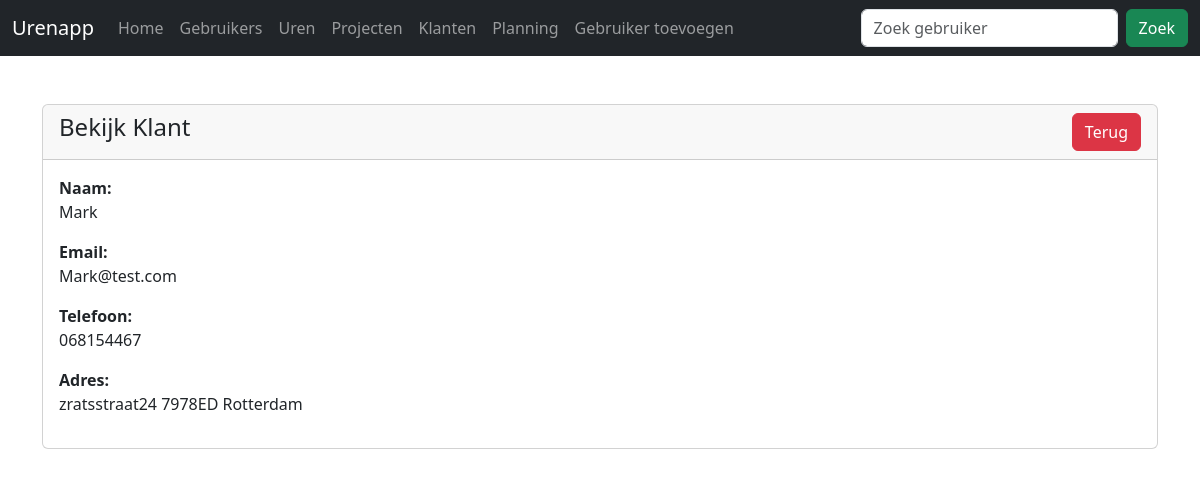
Page /klanten/view-klant.php?id=3 on the committed database.
### tables this page shows
CREATE TABLE IF NOT EXISTS `klanten` (
  `id` int NOT NULL AUTO_INCREMENT,
  `naam` varchar(100) NOT NULL,
  `email` varchar(100) NOT NULL,
  `telefoon` varchar(20) DEFAULT NULL,
  `adres` varchar(255) DEFAULT NULL,
  PRIMARY KEY (`id`)
);

### klanten/view-klant.php (the view, shortened to what this page needs)
<?php
require __DIR__ . '/../dbcon.php';
?>
<!doctype html>
<html lang="nl">
<head>
    <link href="https://cdn.jsdelivr.net/npm/bootstrap@5.3.8/dist/css/bootstrap.min.css" rel="stylesheet">
</head>
<body>
<?php include '../navbar.php'; ?>
<div class="container mt-5">
    <div class="card">
        <div class="card-header">
            <h4>Bekijk Klant
                <a href="klanten.php" class="btn btn-danger float-end">Terug</a>
            </h4>
        </div>
        <div class="card-body">
            <?php
            if(isset($_GET['id'])){
                $id = mysqli_real_escape_string($con, $_GET['id']);
                $query = "SELECT * FROM klanten WHERE id='$id'";
                $result = mysqli_query($con, $query);
                if(mysqli_num_rows($result) > 0){
                    $klant = mysqli_fetch_array($result);
            ?>
                <div class="mb-3">
                    <strong>Naam:</strong>
                    <p><?= htmlspecialchars($klant['naam']); ?></p>
                </div>
                <div class="mb-3">
                    <strong>Email:</strong>
                    <p><?= htmlspecialchars($klant['email']); ?></p>
                </div>
                <div class="mb-3">
                    <strong>Telefoon:</strong>
                    <p><?= htmlspecialchars($klant['telefoon']); ?></p>
                </div>
                <div class="mb-3">
                    <strong>Adres:</strong>
                    <p><?= htmlspecialchars($klant['adres']); ?></p>
                </div>
            <?php
                } else {
                    echo "<h5>Geen klant gevonden met dit ID</h5>";
                }
            } else {
                echo "<h5>Geen ID opgegeven</h5>";
            }
            ?>
        </div>
    </div>
</div>
</body>
</html>

### rows in the picture
klanten: naam "Mark", email "Mark@test.com", telefoon "068154467", adres "zratsstraat24 7978ED Rotterdam"
